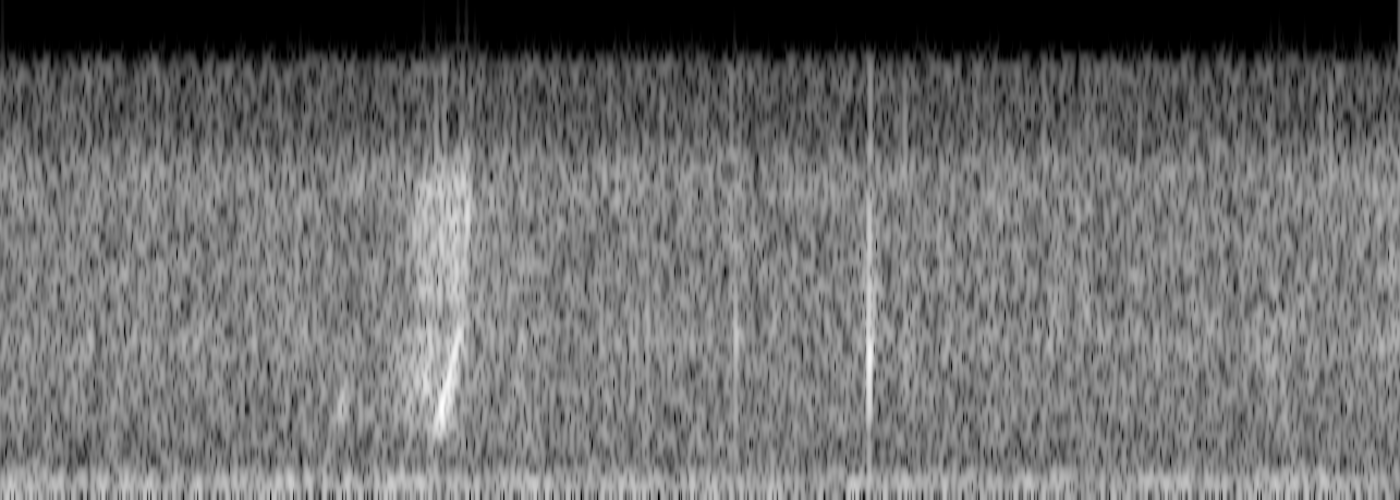
#> input picture episodes/EP001_the_bloop/research/bloop_spectrogram_analysis.png, 1400 x 500 px
$ python make_overlay.py ../../research/bloop_spectrogram_analysis.png out.png
#> lines starting #> are read from the running program, lines starting #| are printed output that depends on the picture
"""Draw the Shorts HUD / question card / callouts over the toon 3D render (vertical 1080x1920).

    python3 make_overlay.py IN.png OUT.png [--font-dir DIR]

Every factual string carries the claim it rests on (see research/claim_ledger.json).
Fonts: Poppins (SIL Open Font License); pass --font-dir if it is not in the default location.
"""
from __future__ import annotations

import argparse
from pathlib import Path

from PIL import Image, ImageDraw, ImageFont

AMBER = (255, 176, 32)
INK = (8, 16, 34)
PANEL = (10, 24, 48, 225)
WHITE = (240, 246, 252)
TEAL = (110, 220, 235)
RED = (255, 92, 72)

# text -> claim ids it depends on (empty = design / label, not a factual claim)
TEXT = {
    "speed": ("16x FASTER", ["C47"]),          # NOAA's public Bloop file is sped up 16x
    "pitch": ("9–28 Hz", ["C47"]),             # main sweep at true speed (our analysis of NOAA's file)
    "where": ("1997 · PACIFIC", ["C01"]),
    "q": ("WHAT MADE THIS SOUND?", []),
    "theory": ("THEORY: A GIANT SHARK?", ["C48"]),
    "shark": ("MEGALODON", ["C48"]),
    "shark_sub": ("gone from the fossil record ~2.6 million yrs ago", ["C49"]),
    "rov": ("ROV · 2.8 m", []),               # our own model's size, used as a scale cue
    "tag": ("IMAGINED — NOT EVIDENCE", []),
    "brand": ("STRANGER HORIZONS", []),
}


def font(d: Path, weight: str, size: int):
    return ImageFont.truetype(str(d / f"Poppins-{weight}.ttf"), size)


def pill(dr, xy, text, f, fill, fg, pad=(22, 10), r=None):
    x, y = xy
    b = dr.textbbox((0, 0), text, font=f)
    w, h = b[2] - b[0] + 2 * pad[0], b[3] - b[1] + 2 * pad[1]
    dr.rounded_rectangle([x, y, x + w, y + h], radius=r or h // 2, fill=fill)
    dr.text((x + pad[0] - b[0], y + pad[1] - b[1]), text, font=f, fill=fg)
    return x + w, y + h


def callout(dr, anchor, box_xy, title, sub, f1, f2):
    bx, by = box_xy
    tb = dr.textbbox((0, 0), title, font=f1)
    w = max(tb[2] - tb[0], dr.textbbox((0, 0), sub, font=f2)[2] if sub else 0) + 36
    h = (tb[3] - tb[1]) + (44 if sub else 0) + 30
    ax, ay = anchor
    elbow = (ax, by + h // 2) if abs(ax - bx) > abs(ay - by) else (bx + w // 2, ay)
    for seg in ((anchor, elbow), (elbow, (bx + (w if elbow[0] > bx + w else 0), by + h // 2))):
        dr.line([seg[0], seg[1]], fill=AMBER, width=4)
    dr.ellipse([ax - 9, ay - 9, ax + 9, ay + 9], outline=AMBER, width=4)
    dr.rectangle([bx, by, bx + w, by + h], fill=PANEL, outline=AMBER, width=3)
    dr.text((bx + 18, by + 14 - tb[1]), title, font=f1, fill=WHITE)
    if sub:
        dr.text((bx + 18, by + 14 + (tb[3] - tb[1]) + 12), sub, font=f2, fill=TEAL)


def render(inp: Path, out: Path, fonts: Path):
    img = Image.open(inp).convert("RGBA").resize((1080, 1920))
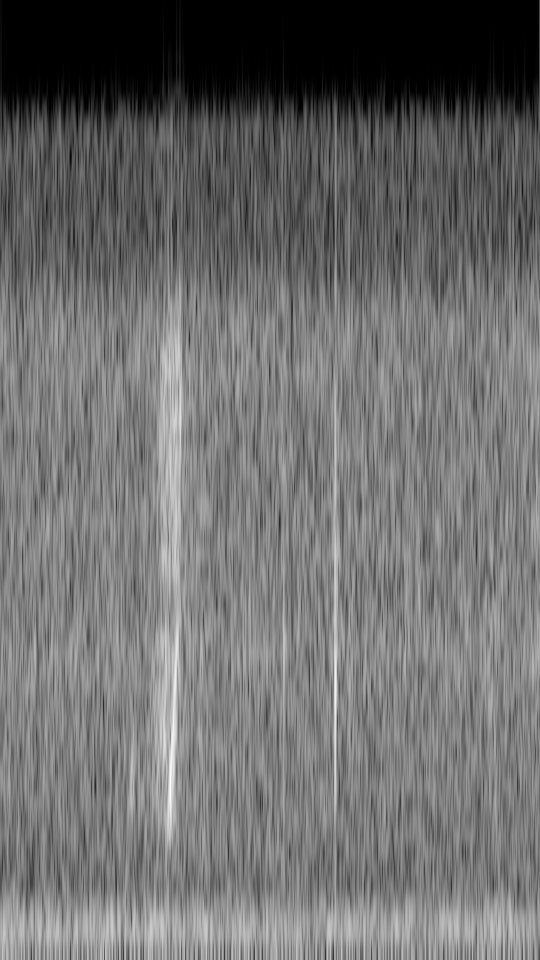
#> img: PIL image 1080x1920 RGBA (shown at 1/2 size); mean R, G, B, A 109.5, 109.5, 109.5, 255
    lay = Image.new("RGBA", img.size, (0, 0, 0, 0))
#> lay: PIL image 1080x1920 RGBA; every value is 0
    dr = ImageDraw.Draw(lay)
    fb = lambda s: font(fonts, "Bold", s)  # noqa: E731
    fm = lambda s: font(fonts, "Medium", s)  # noqa: E731

    # HUD strip: playback speed badge, a level meter, and the real pitch readout
    dr.rectangle([0, 0, 1080, 150], fill=(4, 10, 24, 170))
    pill(dr, (36, 48), TEXT["speed"][0], fb(34), AMBER, INK)
    for i in range(14):  # meter: rising bars, like a sweep climbing in pitch
        x = 330 + i * 22
        hgt = 14 + i * 3
        dr.rectangle([x, 100 - hgt, x + 12, 100], fill=AMBER if i < 10 else (70, 90, 120))
    dr.rectangle([680, 42, 1044, 108], fill=PANEL, outline=TEAL, width=3)
    dr.text((700, 50), "REAL PITCH", font=fm(22), fill=TEAL)
    dr.text((700, 70), TEXT["pitch"][0], font=fb(30), fill=WHITE)
    dr.text((36, 112), TEXT["where"][0], font=fm(24), fill=(170, 190, 215))

    # numbered question card + answer pill
    dr.rectangle([60, 200, 1020, 300], fill=PANEL, outline=AMBER, width=4)
    dr.ellipse([30, 212, 106, 288], fill=AMBER)
    dr.text((68, 250), "1", font=fb(44), fill=INK, anchor="mm")
    dr.text((560, 250), TEXT["q"][0], font=fb(46), fill=WHITE, anchor="mm")
    t = TEXT["theory"][0]
    tw = dr.textbbox((0, 0), t, font=fb(30))[2]
#> tw = 388
    pill(dr, ((1080 - tw - 44) // 2, 318), t, fb(30), RED, WHITE, r=8)

    # callouts
    callout(dr, (430, 830), (60, 1010), TEXT["shark"][0], TEXT["shark_sub"][0], fb(40), fm(24))
    callout(dr, (930, 1280), (520, 1440), TEXT["rov"][0], None, fb(36), fm(24))

    # editorial tag + brand
    pill(dr, (60, 1640), TEXT["tag"][0], fb(30), (255, 255, 255, 235), RED, r=8)
    dr.text((540, 1840), TEXT["brand"][0], font=fb(28), fill=(200, 215, 235), anchor="mm")

    Image.alpha_composite(img, lay).convert("RGB").save(out)
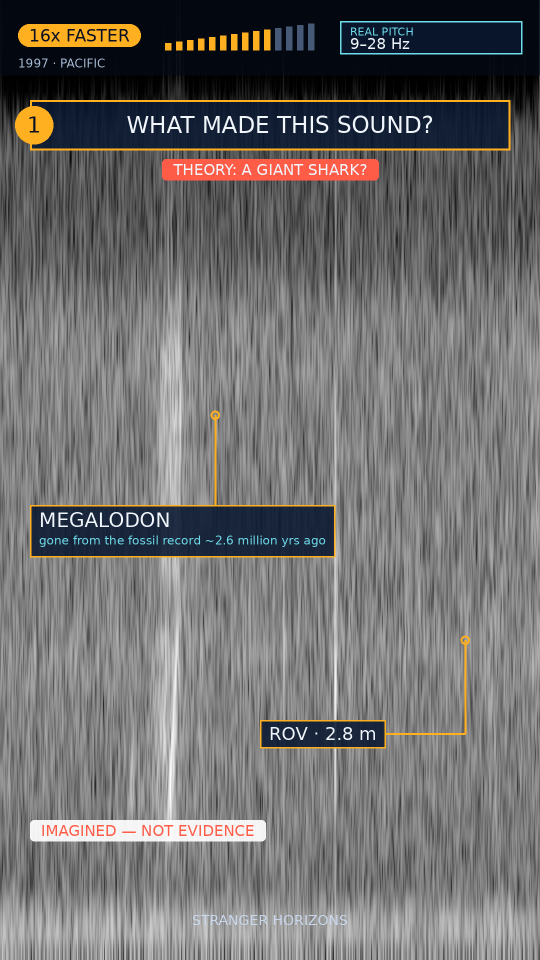
#> saved as out.png: PIL image 1080x1920 RGB (shown at 1/2 size); mean R, G, B 111.5, 110.3, 110.1
    return out


if __name__ == "__main__":
    ap = argparse.ArgumentParser()
    ap.add_argument("inp", type=Path)
    ap.add_argument("out", type=Path)
    ap.add_argument("--font-dir", type=Path, default=Path("/usr/share/fonts/truetype/google-fonts"))
    a = ap.parse_args()
    print(render(a.inp, a.out, a.font_dir))
